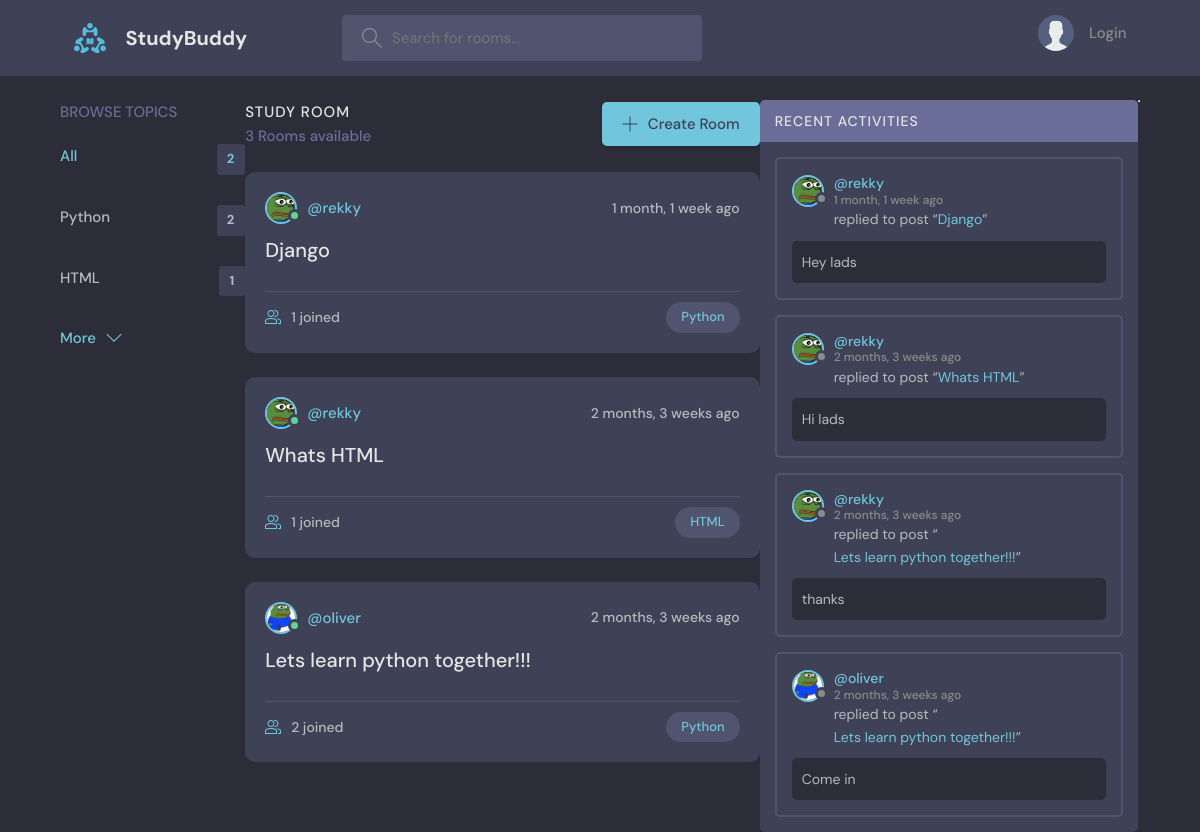
The page / on the database its author committed.
### base/models.py (models this page shows, shortened)
class Topic(models.Model):
	name = models.CharField(max_length=200)

class Room(models.Model):
	host = models.ForeignKey(User, on_delete=models.SET_NULL, null=True)
	topic = models.ForeignKey(Topic, on_delete=models.SET_NULL, null=True)
	name  = models.CharField(max_length=200)
	description = models.TextField(null=True, blank=True)
	participants = models.ManyToManyField(User, related_name='participants',blank=True)
	updated = models.DateTimeField(auto_now=True)
	created = models.DateTimeField(auto_now_add=True)
	class Meta:
		ordering = ['-updated', '-created']
	def __str__(self):
		return self.name

class User(AbstractUser):
	name = models.CharField(max_length=200, null=True)
	email = models.EmailField(unique=True, null = True)
	bio = models.TextField(null=True)
	avatar = models.ImageField(null=True, default="avatar.svg")
	USERNAME_FIELD = 'email'
	REQUIRED_FIELDS = []

class Message(models.Model):
	user = models.ForeignKey(User, on_delete=models.CASCADE)
	room = models.ForeignKey(Room, on_delete=models.CASCADE)
	body = models.TextField()
	updated = models.DateTimeField(auto_now=True)
	created = models.DateTimeField(auto_now_add=True)
	class Meta:
		ordering = ['-updated', '-created']

### base/views.py (the view)
# urls.py: path('', views.home, name='home'),
def home(request):
	q = request.GET.get('q') if request.GET.get('q') != None else ''
	rooms = Room.objects.filter(
		Q(topic__name__icontains=q) |
		Q(name__icontains=q)|
		Q(description__icontains=q)
		)
	topics = Topic.objects.all()
	room_count = rooms.count()
	room_messages = Message.objects.filter(Q(room__topic__name__icontains=q))
	return render(request, 'base/home.html', {
		'rooms': rooms,
		'topics': topics,
		'room_count': room_count,
		'room_messages': room_messages,
		})

### base/templates/base/home.html (shortened to what this page needs)
{% extends "main.html" %}
{% block content %}
    <main class="layout layout--3">
      <div class="container">
        {% include 'base/topics_component.html' %}
        <div class="roomList">
          <div class="roomList__header">
            <div>
              <h2>Study Room</h2>
              <p>{{room_count}} Rooms available</p>
            </div>
            <a class="btn btn--main" href="{% url 'create-room' %}">
              <svg version="1.1" xmlns="http://www.w3.org/2000/svg" width="32" height="32" viewBox="0 0 32 32">
                <title>add</title>
                <path
                  d="M16.943 0.943h-1.885v14.115h-14.115v1.885h14.115v14.115h1.885v-14.115h14.115v-1.885h-14.115v-14.115z"
                ></path>
              </svg>
              Create Room
            </a>
          </div>
         {% include 'base/feed_component.html' %}
        </div>
        {% include 'base/activity_component.html' %}
      </div>
    </main>
{% endblock content %}

### base/templates/base/topics_component.html
        <div class="topics">
          <div class="topics__header">
            <h2>Browse Topics</h2>
          </div>
          <ul class="topics__list">
            <li>
              <a href="{% url 'home' %}" class="active">All <span>{{topics.count}}</span></a>
            </li>
            {% for topic in topics %}
            <li>
              <a href="{% url 'home' %}?q={{topic.name}}">{{topic.name}}<span>{{topic.room_set.all.count}}</span></a>
            </li>
            {% endfor %}
          </ul>
          <a class="btn btn--link" href="topics.html">
            More
            <svg version="1.1" xmlns="http://www.w3.org/2000/svg" width="32" height="32" viewBox="0 0 32 32">
              <title>chevron-down</title>
              <path d="M16 21l-13-13h-3l16 16 16-16h-3l-13 13z"></path>
            </svg>
          </a>
        </div>

### base/templates/base/feed_component.html (shortened to what this page needs)
		{% for room in rooms %}
			<div class="roomListRoom">
	            <div class="roomListRoom__header">
	              <a href="{% url 'user-profile' room.host.id %}" class="roomListRoom__author">
	                <div class="avatar avatar--small active">
	                  <img src="{{room.host.avatar.url}}" />
	                </div>
	                <span>@{{room.host.username}}</span>
	              </a>
	              <div class="roomListRoom__actions">
	                <span>{{room.created|timesince}} ago</span>
	              </div>
	            </div>
	            <div class="roomListRoom__content">
	              <a href="{% url 'room' room.id %}">{{room.name}}</a>
	            </div>
	            <div class="roomListRoom__meta">
	              <a href="{% url 'room' room.id %}" class="roomListRoom__joined">
	                {{room.participants.all.count}} joined
	              </a>
	              <a href="{% url 'home' %}?q={{room.topic.name}}">
	              	<p class="roomListRoom__topic">{{room.topic.name}}</p>
	          	  </a>
	            </div>
	        </div>
		{% endfor %}

### base/templates/base/activity_component.html (shortened to what this page needs)
<div class="activities">
          <div class="activities__header">
            <h2>Recent Activities</h2>
          </div>
          {% for message in room_messages %}
          <div class="activities__box">
            <div class="activities__boxHeader roomListRoom__header">
              <a href="{% url 'user-profile' message.user.id%}" class="roomListRoom__author">
                <div class="avatar avatar--small">
                  <img src="{{message.user.avatar.url}}" />
                </div>
                <p>
                  @{{message.user.username}}
                  <span>{{message.created|timesince}} ago</span>
                </p>
              </a>
            </div>
            <div class="activities__boxContent">
              <p>replied to post “<a href="{% url 'room' message.room.id %}">{{message.room}}</a>”</p>
              <div class="activities__boxRoomContent">
                {{message.body}}
              </div>
            </div>
          </div>
          {% endfor %}
        </div>
		<hr>

### rows shown on the page
Topic: name "Python", room_set.all.count "2"
Topic: name "HTML", room_set.all.count "1"
Room: host.avatar (picture), host.username "rekky", created "1 month, 1 week", name "Django", participants.all.count "1", topic.name "Python"
Room: host.avatar (picture), host.username "rekky", created "2 months, 3 weeks", name "Whats HTML", participants.all.count "1", topic.name "HTML"
Room: host.avatar (picture), host.username "oliver", created "2 months, 3 weeks", name "Lets learn python together!!!", participants.all.count "2", topic.name "Python"
Message: user.avatar (picture), user.username "rekky", created "1 month, 1 week", room "Django", body "Hey lads"
Message: user.avatar (picture), user.username "rekky", created "2 months, 3 weeks", room "Whats HTML", body "Hi lads"
Message: user.avatar (picture), user.username "rekky", created "2 months, 3 weeks", room "Lets learn python together!!!", body "thanks"
Message: user.avatar (picture), user.username "oliver", created "2 months, 3 weeks", room "Lets learn python together!!!", body "Come in"

### other values the page prints
{{ topics.count }} "2"
{{ room_count }} "3"
